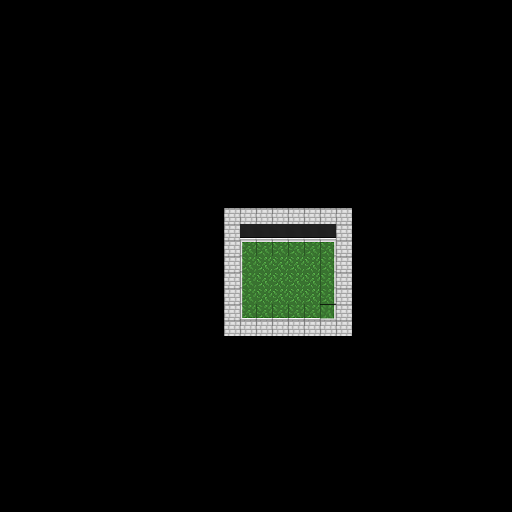

Below is a game level as drawn by its tile map, then a one-line description and the .tmx file that defines it, in full:
An orthogonal 32x32 tile map with 16x16 px tiles, 1 tile layer (Warstwa Kafelków 1).

<map version="1.10" tiledversion="1.11.2" orientation="orthogonal" renderorder="right-down" width="32" height="32" tilewidth="16" tileheight="16" infinite="0" nextlayerid="2" nextobjectid="1">
 <tileset firstgid="1" source="sprite_sheet.tsx" />
 <layer id="1" name="Warstwa Kafelków 1" width="32" height="32">
  <data encoding="csv">
0,0,0,0,0,0,0,0,0,0,0,0,0,0,0,0,0,0,0,0,0,0,0,0,0,0,0,0,0,0,0,0,
0,0,0,0,0,0,0,0,0,0,0,0,0,0,0,0,0,0,0,0,0,0,0,0,0,0,0,0,0,0,0,0,
0,0,0,0,0,0,0,0,0,0,0,0,0,0,0,0,0,0,0,0,0,0,0,0,0,0,0,0,0,0,0,0,
0,0,0,0,0,0,0,0,0,0,0,0,0,0,0,0,0,0,0,0,0,0,0,0,0,0,0,0,0,0,0,0,
0,0,0,0,0,0,0,0,0,0,0,0,0,0,0,0,0,0,0,0,0,0,0,0,0,0,0,0,0,0,0,0,
0,0,0,0,0,0,0,0,0,0,0,0,0,0,0,0,0,0,0,0,0,0,0,0,0,0,0,0,0,0,0,0,
0,0,0,0,0,0,0,0,0,0,0,0,0,0,0,0,0,0,0,0,0,0,0,0,0,0,0,0,0,0,0,0,
0,0,0,0,0,0,0,0,0,0,0,0,0,0,0,0,0,0,0,0,0,0,0,0,0,0,0,0,0,0,0,0,
0,0,0,0,0,0,0,0,0,0,0,0,0,0,0,0,0,0,0,0,0,0,0,0,0,0,0,0,0,0,0,0,
0,0,0,0,0,0,0,0,0,0,0,0,0,0,0,0,0,0,0,0,0,0,0,0,0,0,0,0,0,0,0,0,
0,0,0,0,0,0,0,0,0,0,0,0,0,0,0,0,0,0,0,0,0,0,0,0,0,0,0,0,0,0,0,0,
0,0,0,0,0,0,0,0,0,0,0,0,0,0,0,0,0,0,0,0,0,0,0,0,0,0,0,0,0,0,0,0,
0,0,0,0,0,0,0,0,0,0,0,0,0,0,0,0,0,0,0,0,0,0,0,0,0,0,0,0,0,0,0,0,
0,0,0,0,0,0,0,0,0,0,0,0,0,0,51,51,51,51,51,51,51,51,0,0,0,0,0,0,0,0,0,0,
0,0,0,0,0,0,0,0,0,0,0,0,0,0,51,58,58,58,58,58,58,51,0,0,0,0,0,0,0,0,0,0,
0,0,0,0,0,0,0,0,0,0,0,0,0,0,51,29,25,25,25,25,28,51,0,0,0,0,0,0,0,0,0,0,
0,0,0,0,0,0,0,0,0,0,0,0,0,0,51,26,17,17,17,17,24,51,0,0,0,0,0,0,0,0,0,0,
0,0,0,0,0,0,0,0,0,0,0,0,0,0,51,26,17,17,17,17,24,51,0,0,0,0,0,0,0,0,0,0,
0,0,0,0,0,0,0,0,0,0,0,0,0,0,51,26,17,17,17,17,24,51,0,0,0,0,0,0,0,0,0,0,
0,0,0,0,0,0,0,0,0,0,0,0,0,0,51,27,23,23,23,23,16,51,0,0,0,0,0,0,0,0,0,0,
0,0,0,0,0,0,0,0,0,0,0,0,0,0,51,51,51,51,51,51,51,51,0,0,0,0,0,0,0,0,0,0,
0,0,0,0,0,0,0,0,0,0,0,0,0,0,0,0,0,0,0,0,0,0,0,0,0,0,0,0,0,0,0,0,
0,0,0,0,0,0,0,0,0,0,0,0,0,0,0,0,0,0,0,0,0,0,0,0,0,0,0,0,0,0,0,0,
0,0,0,0,0,0,0,0,0,0,0,0,0,0,0,0,0,0,0,0,0,0,0,0,0,0,0,0,0,0,0,0,
0,0,0,0,0,0,0,0,0,0,0,0,0,0,0,0,0,0,0,0,0,0,0,0,0,0,0,0,0,0,0,0,
0,0,0,0,0,0,0,0,0,0,0,0,0,0,0,0,0,0,0,0,0,0,0,0,0,0,0,0,0,0,0,0,
0,0,0,0,0,0,0,0,0,0,0,0,0,0,0,0,0,0,0,0,0,0,0,0,0,0,0,0,0,0,0,0,
0,0,0,0,0,0,0,0,0,0,0,0,0,0,0,0,0,0,0,0,0,0,0,0,0,0,0,0,0,0,0,0,
0,0,0,0,0,0,0,0,0,0,0,0,0,0,0,0,0,0,0,0,0,0,0,0,0,0,0,0,0,0,0,0,
0,0,0,0,0,0,0,0,0,0,0,0,0,0,0,0,0,0,0,0,0,0,0,0,0,0,0,0,0,0,0,0,
0,0,0,0,0,0,0,0,0,0,0,0,0,0,0,0,0,0,0,0,0,0,0,0,0,0,0,0,0,0,0,0,
0,0,0,0,0,0,0,0,0,0,0,0,0,0,0,0,0,0,0,0,0,0,0,0,0,0,0,0,0,0,0,0
</data>
 </layer>
</map>
